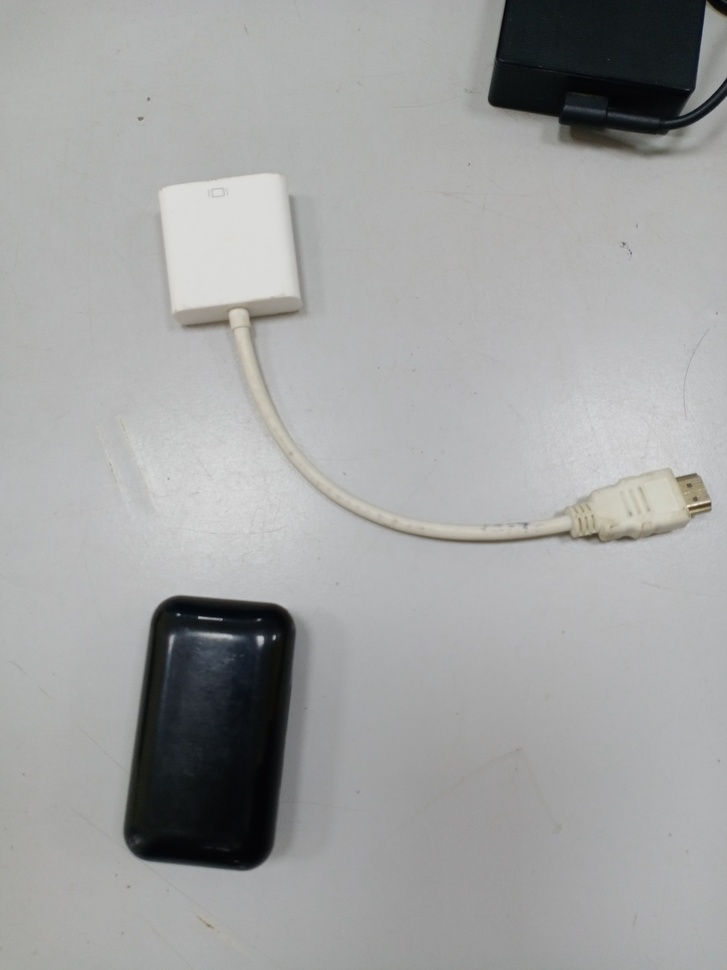
#> input picture object-measuring-size/image.jpg, 727 x 970 px, shrunk from 1920 x 2560 before the run
$ jupyter execute object-measuring-size.ipynb
#> lines starting #> are read from the running program, lines starting #| are printed output that depends on the picture; after the words box and inside, x2 and y2 are one past the last pixel; in counts of white or black regions, pixels touching at a corner belong together
[cell 1]
from scipy.spatial import distance as dist
from imutils import perspective
from imutils import contours
import numpy as np
import argparse
import imutils
import cv2

[cell 2]
def parse_opt(known=False):
    parser = argparse.ArgumentParser()
    parser.add_argument('--image', type=str, default='image.jpg',
        help='path to the input image')
    parser.add_argument('--width', type=float, default=0.955,
        help='width of the left-most object in the image (in inches)')

    return parser.parse_known_args()[0] if known else parser.parse_args()

[cell 3]
def midpoint(ptA, ptB):
    return ((ptA[0] + ptB[0]) * 0.5, (ptA[1] + ptB[1]) * 0.5)

[cell 4]
def draw_box(box, args, orig, pixelsPerMetric):
	# loop over the original points and draw them
	for (x, y) in box:
		cv2.circle(orig, (int(x), int(y)), 5, (0, 0, 255), -1)

	# unpack the ordered bounding box, then compute the midpoint
	# between the top-left and top-right coordinates, followed by
	# the midpoint between bottom-left and bottom-right coordinates
	(tl, tr, br, bl) = box
	(tltrX, tltrY) = midpoint(tl, tr)
	(blbrX, blbrY) = midpoint(bl, br)

	# compute the midpoint between the top-left and top-right points,
	# followed by the midpoint between the top-righ and bottom-right
	(tlblX, tlblY) = midpoint(tl, bl)
	(trbrX, trbrY) = midpoint(tr, br)

	# draw the midpoints on the image
	cv2.circle(orig, (int(tltrX), int(tltrY)), 5, (255, 0, 0), -1)
	cv2.circle(orig, (int(blbrX), int(blbrY)), 5, (255, 0, 0), -1)
	cv2.circle(orig, (int(tlblX), int(tlblY)), 5, (255, 0, 0), -1)
	cv2.circle(orig, (int(trbrX), int(trbrY)), 5, (255, 0, 0), -1)

	# draw lines between the midpoints
	cv2.line(orig, (int(tltrX), int(tltrY)), (int(blbrX), int(blbrY)),
		(255, 0, 255), 2)
	cv2.line(orig, (int(tlblX), int(tlblY)), (int(trbrX), int(trbrY)),
		(255, 0, 255), 2)

	# compute the Euclidean distance between the midpoints
	dA = dist.euclidean((tltrX, tltrY), (blbrX, blbrY))
	dB = dist.euclidean((tlblX, tlblY), (trbrX, trbrY))

	# if the pixels per metric has not been initialized, then
	# compute it as the ratio of pixels to supplied metric
	# (in this case, inches)
	if pixelsPerMetric is None:
		pixelsPerMetric = dB / args.width

	# compute the size of the object
	dimA = dA / pixelsPerMetric
	dimB = dB / pixelsPerMetric

	# draw the object sizes on the image
	cv2.putText(orig, "{:.1f}in".format(dimA),
		(int(tltrX - 15), int(tltrY - 10)), cv2.FONT_HERSHEY_SIMPLEX,
		0.65, (255, 255, 255), 2)
	cv2.putText(orig, "{:.1f}in".format(dimB),
		(int(trbrX + 10), int(trbrY)), cv2.FONT_HERSHEY_SIMPLEX,
		0.65, (255, 255, 255), 2)

	return orig, pixelsPerMetric

[cell 5]
from matplotlib import pyplot as plt

def find_box(cnts, args, image):
    pixelsPerMetric = None
    for c in cnts:
        # if the contour is not sufficiently large, ignore it
        if cv2.contourArea(c) < 100:
            continue

        # compute the rotated bounding box of the contour
        orig = image.copy()
        box = cv2.minAreaRect(c)
        box = cv2.boxPoints(box)
        box = np.array(box, dtype="int")

        # order the points in the contour such that they appear in top-left, top-right, bottom-right,
        # and bottom-left order, then draw the outline of the rotated bounding box
        box = perspective.order_points(box)
        cv2.drawContours(orig, [box.astype("int")], -1, (0,255,0), 2)

        orig, pixelsPerMetric = draw_box(box, args, orig, pixelsPerMetric)

        # show the output image
        plt.plot(orig)
        plt.show()

[cell 6]
def main(args):
    # load the image, convert it to grayscale, and blur it slightly
    image = cv2.imread(args.image,0)
#> image: shape (970, 727); min 3, max 238, mean 162.5
    image = cv2.GaussianBlur(image,(7,7),0)

    # perform edge detection, then perform a dilation + erosion to close gaps in between object edges
    edged = cv2.Canny(image, 50 , 100)
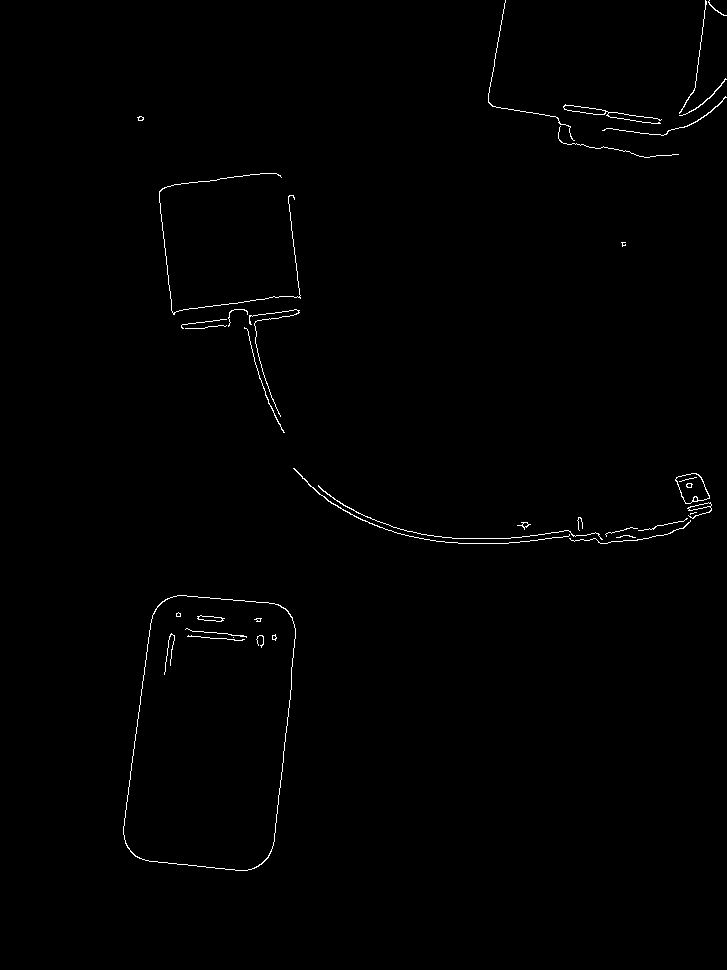
#> edged: shape (970, 727); 0.61% white in thin lines or dots, all inside (x1, y1, x2, y2) = (123, 0, 727, 871)
    edged = cv2.dilate(edged, None, iterations=1)
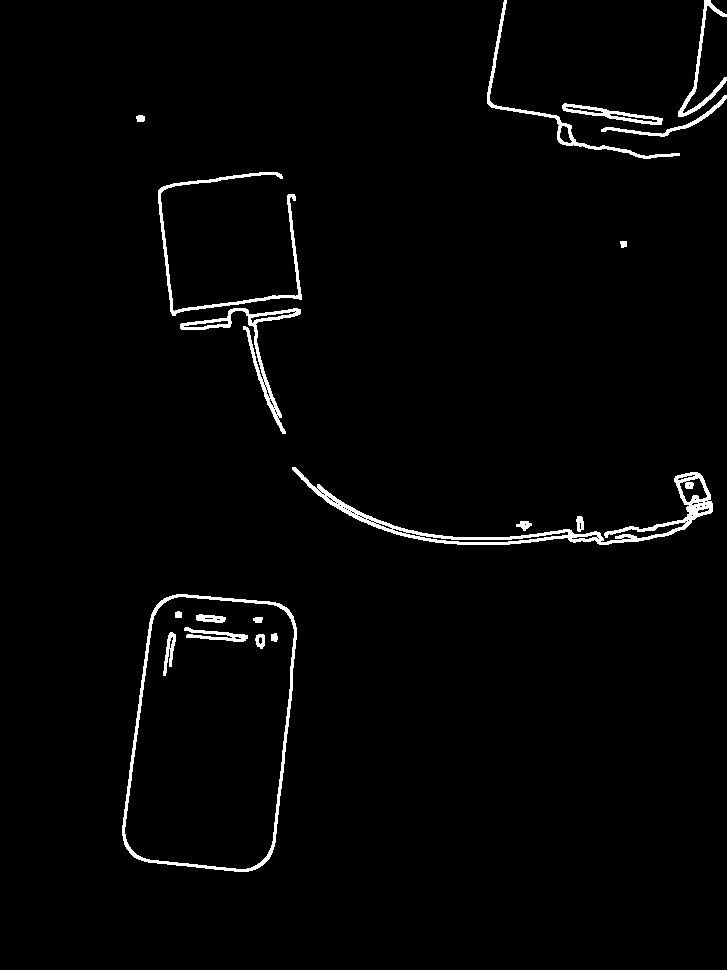
#> edged: shape (970, 727); 2% white; 19 white regions, largest, box (x1, y1, x2, y2) and area: (292, 467, 713, 545) 3786, (122, 594, 297, 872) 2595, (158, 172, 302, 316) 1609
    edged = cv2.erode(edged, None, iterations=1)

    # find contours in the edge map
    cnts = cv2.findContours(edged.copy(), cv2.RETR_EXTERNAL, cv2.CHAIN_APPROX_SIMPLE)
#> cnts = 15 contours, 5 with area under 20; largest, box (x1, y1, x2, y2) and area: (123, 595, 296, 871) 39035, (293, 468, 712, 544) 1202, (563, 104, 662, 124) 484, (249, 309, 300, 417) 286, (181, 309, 248, 329) 273
    cnts = imutils.grab_contours(cnts)

    # sort the contours from left-to-right and initialize the 'pixels per metric' calibration variable
    cnts, _ = contours.sort_contours(cnts)
    find_box(cnts,args,image)
#> the loop in find_box, `for c in cnts:` made 15 passes
#> (tl in draw_box, tr in draw_box, br in draw_box, bl in draw_box, tltrX in draw_box, tltrY in draw_box, blbrX in draw_box, blbrY in draw_box) on passes 1, 4, 6, 7, 8, 10: ([150, 588], [300, 605], [270, 874], [119, 857], 225, 596.5, 194.5, 865.5), ([180, 324], [245, 305], [249, 319], [184, 338], 212.5, 314.5, 216.5, 328.5), ([251, 300], [299, 309], [279, 415], [232, 407], 275, 304.5, 255.5, 411), ([293, 467], [711, 473], [710, 546], [292, 540], 502, 470, 501, 543), ([505, 0], [678, 153], [619, 219], [446, 65], 591.5, 76.5, 532.5, 142), ([563, 103], [661, 118], [660, 124], [562, 109], 612, 110.5, 611, 116.5)
#> pass 1, in find_box, `plt.show()`:
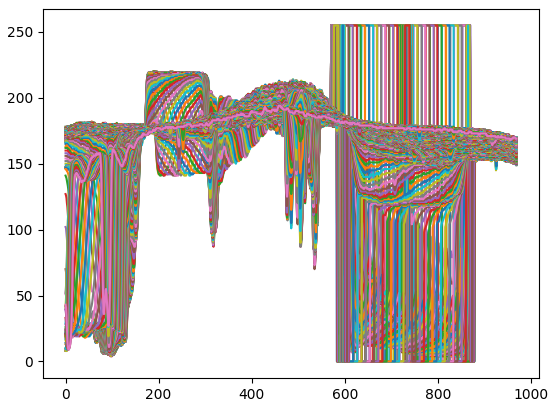
#> figure drawn by matplotlib, 1 panel; curve peaks at x = 482, y = 184; curve peaks at x = 481, y = 184; curve peaks at x = 481, y = 184
